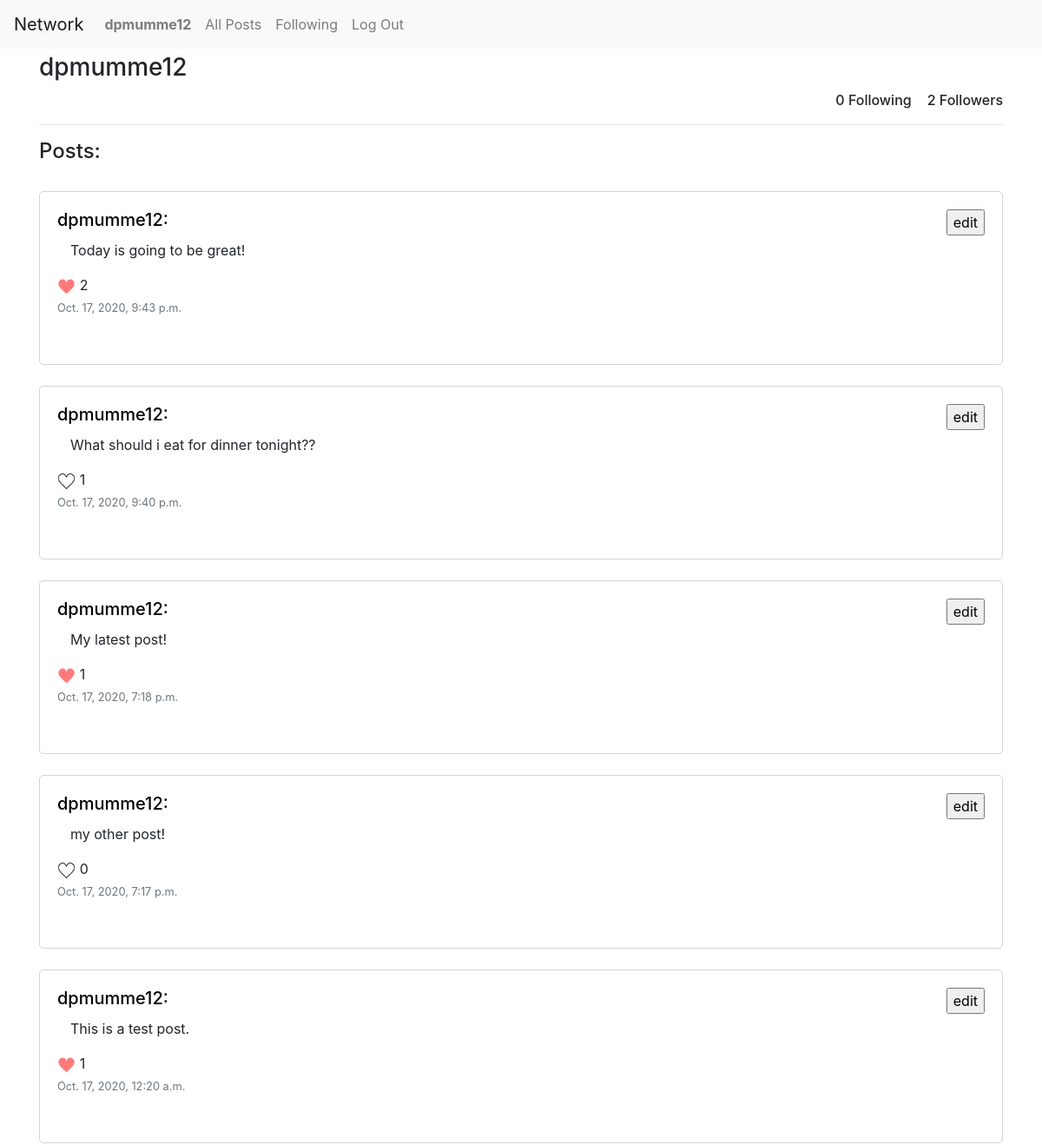
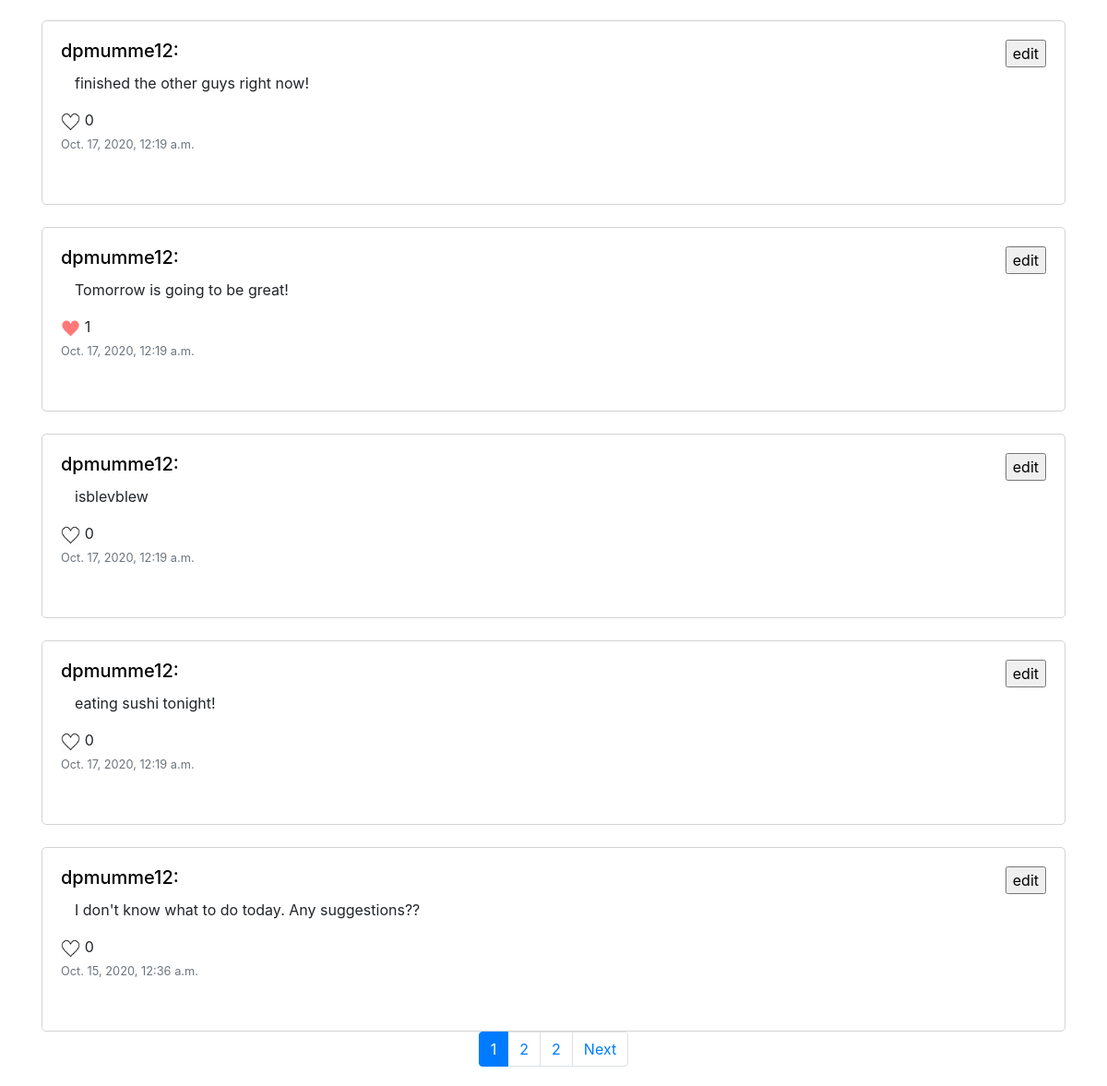
/profile/1 (signed in), run on the app's committed database (2 pictures, top to bottom).
### network/models.py (models this page shows, shortened)
class User(AbstractUser):
    pass

class profile(models.Model):
    user = models.ForeignKey("User", on_delete=models.CASCADE, related_name="profile_user")
    following = models.ManyToManyField("User",  blank=True, related_name="following_user")
    followers = models.ManyToManyField("User",  blank=True, related_name="follower_user")

class post(models.Model):
    user = models.ForeignKey("User", on_delete=models.CASCADE, related_name="post_user")
    body = models.TextField(blank=True)
    likes = models.ManyToManyField("User", blank=True, related_name="post_likes")
    date_posted = models.DateTimeField(auto_now_add = True, blank = True)

### network/views.py (the view)
# urls.py: path("profile/<int:id>", views.user_profile, name="user_profile"),
def user_profile(request, id):
    profile_user = User.objects.get(id = id)
    Profile = profile.objects.get(user = profile_user)
    objects = post.objects.filter(user = profile_user).order_by("-date_posted")
    if (len(objects) <= 10):
        page_obj = objects
    else:
        posts = Paginator(objects, 10)
        page_number = request.GET.get("page")
        page_obj = posts.get_page(page_number)
    return render(request, "network/profile.html", {
        "profile": Profile,
        "page_obj": page_obj
    })

### network/templates/network/profile.html (shortened to what this page needs)
{% extends "network/layout.html" %}
{% block body %}
    <div class="container">
        <div id="main-page">
        <h3>{{profile.user.username}}</h3>
        <div style="float: right;">
            <h6 style="display: inline;">{{profile.following.count}} Following</h6>
            <h6 style="display: inline;">{{profile.followers.count}} Followers</h6>
        </div>
        <br>
        <hr>
        <h4>Posts:</h4>
        {% for post in page_obj %}
            <br>
            <div class="post-div">
                <div>
                    <h5 style="display: inline;"><a href="{% url 'user_profile' id=post.user.id %}" style="color: black;">{{post.user.username}}:</a></h5>
                    {% if post.user == user %}
                        <div style="display: inline; float: right;">
                            <p style="display: inline;"><form onsubmit="edit_post_handle({{post.id}})">
                                <input type="submit" value="edit">
                            </form></p>
                        </div>
                    {% endif %}
                </div>
                <div class="post-body">
                    <p class="body-text" id="post-body-{{post.id}}">{{post.body}}</p>
                    <span>
                        {% if user in post.likes.all %}
                            <img class="like-img" id="post-{{post.id}}" onclick="like_post({{post.id}})" alt="filled in heart icon">
                        {% else %}
                            <img class="like-img" id="post-{{post.id}}" onclick="like_post({{post.id}})" alt="empty heart icon">
                        {% endif %}
                        <span id="post-like-count-{{post.id}}">{{post.likes.count}}</span>
                    </span>
                </div>
                <div class="date-posted">
                    <p class="card-text"><small class="text-muted" style="text-align: right;">{{ post.date_posted }}</small></p>
                </div>
            </div>
        {% endfor %}
        {% if page_obj.paginator.num_pages > 1%}
        <nav aria-label="Page navigation example">
            <ul class="pagination justify-content-center">
              {% if page_obj.has_previous %}
              <li class="page-item"><a class="page-link" href="?page=1">1</a></li>
              {% else %}
              <li class="page-item active"><a class="page-link" href="?page=1">1</a></li>
              {% endif %}
              {% if page_obj.number == 1 %}
              <li class="page-item"><a class="page-link" href="?page={{ page_obj.next_page_number }}">2</a></li>
              {% elif page_obj.number == page_obj.paginator.num_pages %}
              <li class="page-item"><a class="page-link" href="?page={{ page_obj.previous_page_number }}">{{ page_obj.previous_page_number }}</a></li>
              {% else %}
              <li class="page-item active"><a class="page-link" href="?page={{ page_obj.number }}">{{ page_obj.number }}</a></li>
              {% endif %}
              {% if page_obj.has_next %}
              <li class="page-item"><a class="page-link" href="?page={{ page_obj.paginator.num_pages }} ">{{ page_obj.paginator.num_pages }}</a></li>
              {% else %}
              <li class="page-item active"><a class="page-link" href="?page={{ page_obj.paginator.num_pages }} ">{{ page_obj.paginator.num_pages }}</a></li>
              {% endif %}
              {% if page_obj.has_next %}
              <li class="page-item">
                <a class="page-link" href="?page={{ page_obj.next_page_number }}">Next</a>
              </li>
              {% endif %}
            </ul>
        </nav>
        {% endif %}
        </div>
    </div>
{% endblock %}

### network/templates/network/layout.html (shortened to what this page needs)
{% load static %}
<!DOCTYPE html>
<html lang="en">
    <head>
        <link rel="stylesheet" href="https://stackpath.bootstrapcdn.com/bootstrap/4.4.1/css/bootstrap.min.css">
        <link href="{% static 'network/styles.css' %}" rel="stylesheet">
    </head>
    <body>
        <nav class="navbar navbar-expand-lg navbar-light bg-light">
            <a class="navbar-brand" href="{% url 'index' %}">Network</a>
            <div>
              <ul class="navbar-nav mr-auto">
                {% if user.is_authenticated %}
                    <li class="nav-item">
                        <a class="nav-link" href="{% url 'user_profile' id=user.id %}"><strong>{{ user.username }}</strong></a>
                    </li>
                {% endif %}
                <li class="nav-item">
                  <a class="nav-link" href="{% url 'index' %}">All Posts</a>
                </li>
                {% if user.is_authenticated %}
                    <li class="nav-item">
                        <a class="nav-link" href="{% url 'following' %}">Following</a>
                    </li>
                    <li class="nav-item">
                        <a class="nav-link" href="{% url 'logout' %}">Log Out</a>
                    </li>
                {% endif %}
              </ul>
            </div>
          </nav>
        <div class="body">
            {% block body %}
            {% endblock %}
        </div>
    </body>
</html>

### network/static/network/styles.css (style rules this page uses)
.body { padding: 5px; }
.post-div { padding: 20px; width: 100%; height: 200px; border: 1px solid lightgray; border-radius: 5px; }
.like-img { height: auto; width: 2%; }
.body-text { margin-left: 15px; margin-top: 10px; }

### data on the page
User: username "dpmumme12"
profile: user.username "dpmumme12", following.count "0", followers.count "2"
post: user.username "dpmumme12", body "Today is going to be great!", likes.count "2", date_posted "Oct. 17, 2020, 9:43 p.m."
post: user.username "dpmumme12", body "What should i eat for dinner tonight??", likes.count "1", date_posted "Oct. 17, 2020, 9:40 p.m."
post: user.username "dpmumme12", body "My latest post!", likes.count "1", date_posted "Oct. 17, 2020, 7:18 p.m."
post: user.username "dpmumme12", body "my other post!", likes.count "0", date_posted "Oct. 17, 2020, 7:17 p.m."
post: user.username "dpmumme12", body "This is a test post.", likes.count "1", date_posted "Oct. 17, 2020, 12:20 a.m."
post: user.username "dpmumme12", body "finished the other guys right now!", likes.count "0", date_posted "Oct. 17, 2020, 12:19 a.m."
post: user.username "dpmumme12", body "Tomorrow is going to be great!", likes.count "1", date_posted "Oct. 17, 2020, 12:19 a.m."
post: user.username "dpmumme12", body "isblevblew", likes.count "0", date_posted "Oct. 17, 2020, 12:19 a.m."
post: user.username "dpmumme12", body "eating sushi tonight!", likes.count "0", date_posted "Oct. 17, 2020, 12:19 a.m."
post: user.username "dpmumme12", body "I don't know what to do today. Any suggestions??", likes.count "0", date_posted "Oct. 15, 2020, 12:36 a.m."

### other printed values
{{ page_obj.paginator.num_pages }} "2"
